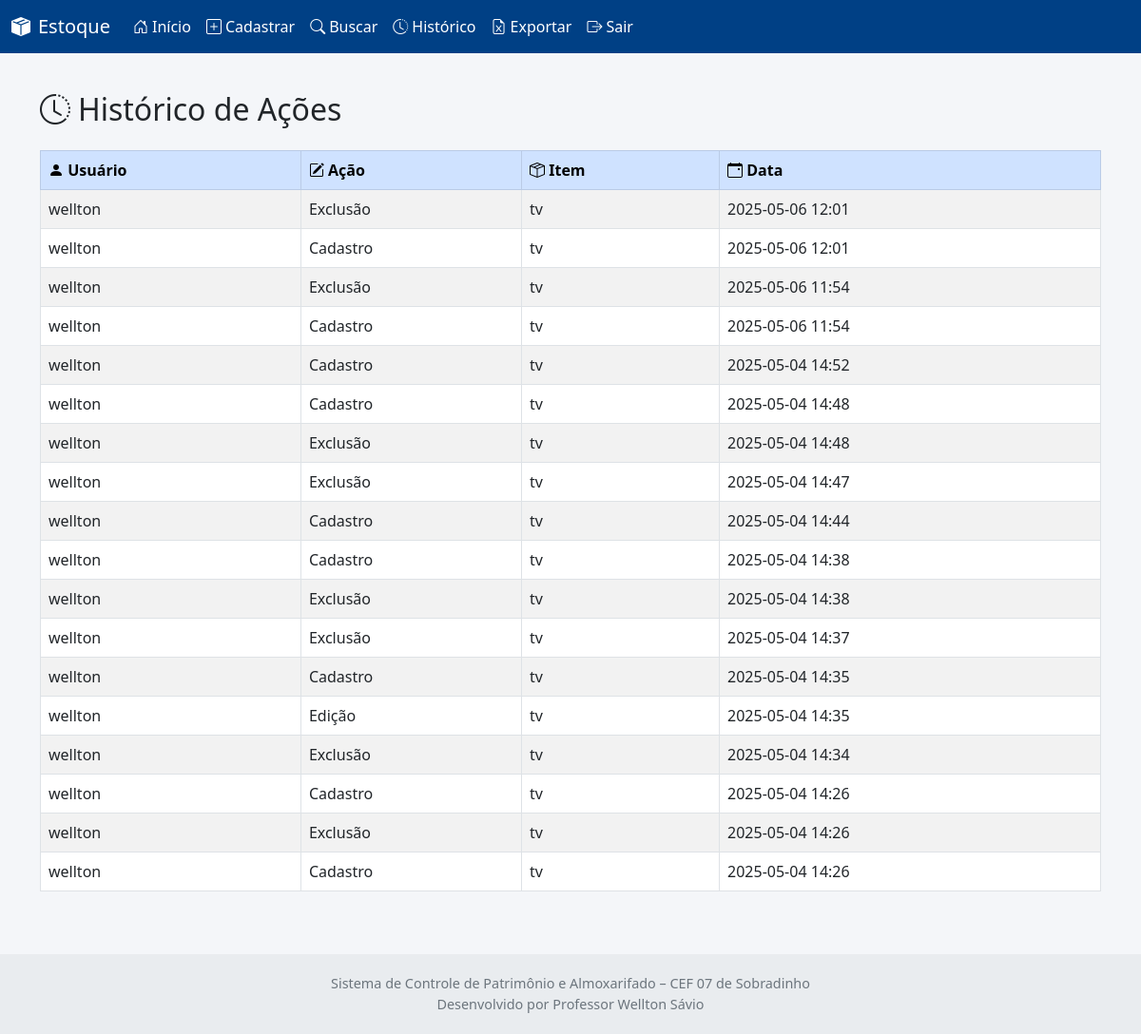
The page /historico (signed in) on the database its author committed.
### tables this page shows
CREATE TABLE historico (
                        id INTEGER PRIMARY KEY AUTOINCREMENT,
                        usuario TEXT,
                        acao TEXT,
                        item TEXT,
                        data TEXT);

### app.py (the view)
@app.route('/historico')
def historico():
    hist = obter_historico()
    return render_template('historico.html', historico=hist)

### app.py (called while the page is built)
def conectar():
    return sqlite3.connect('database.db', timeout=10)

@app.before_request
def proteger_rotas():
    rotas_livres = ['index', 'login', 'cadastro', 'static']
    if request.endpoint not in rotas_livres:
        if 'usuario' not in session and not session.get('moderador'):
            return redirect(url_for('login'))

def obter_historico():
    with conectar() as conn:
        cursor = conn.cursor()
        cursor.execute("SELECT * FROM historico ORDER BY data DESC")
        return cursor.fetchall()

### templates/historico.html (shortened to what this page needs)
{% extends 'base.html' %}
{% block content %}
<h2 class="mb-4">
  <i class="bi bi-clock-history me-2"></i>Histórico de Ações
</h2>
{% if historico %}
<div class="table-responsive">
  <table class="table table-striped table-hover table-bordered align-middle">
    <thead class="table-primary">
      <tr>
        <th scope="col"><i class="bi bi-person-fill"></i> Usuário</th>
        <th scope="col"><i class="bi bi-pencil-square"></i> Ação</th>
        <th scope="col"><i class="bi bi-box-seam"></i> Item</th>
        <th scope="col"><i class="bi bi-calendar-event"></i> Data</th>
      </tr>
    </thead>
    <tbody>
      {% for h in historico %}
      <tr>
        <td>{{ h[1] }}</td>
        <td>{{ h[2] }}</td>
        <td>{{ h[3] }}</td>
        <td>{{ h[4] }}</td>
      </tr>
      {% endfor %}
    </tbody>
  </table>
</div>
{% else %}
<div class="alert alert-info mt-4" role="alert">
  <i class="bi bi-info-circle-fill"></i> Nenhuma ação registrada no histórico até o momento.
</div>
{% endif %}
{% endblock %}

### templates/base.html (shortened to what this page needs)
<!DOCTYPE html>
<html lang="pt-br">
<head>
  <link href="https://cdn.jsdelivr.net/npm/bootstrap@5.3.0/dist/css/bootstrap.min.css" rel="stylesheet">
  <link href="https://cdn.jsdelivr.net/npm/bootstrap-icons@1.10.5/font/bootstrap-icons.css" rel="stylesheet">
</head>
<body>
  <nav class="navbar navbar-expand-lg mb-4">
    <div class="container-fluid">
      <a class="navbar-brand" href="/dashboard"><i class="bi bi-box-seam-fill me-2"></i>Estoque</a>
      <div class="collapse navbar-collapse" id="navbarNav">
        <ul class="navbar-nav me-auto mb-2 mb-lg-0">
          <li class="nav-item"><a class="nav-link" href="/dashboard"><i class="bi bi-house-door me-1"></i>Início</a></li>
          <li class="nav-item"><a class="nav-link" href="/cadastrar_item"><i class="bi bi-plus-square me-1"></i>Cadastrar</a></li>
          <li class="nav-item"><a class="nav-link" href="/buscar_item"><i class="bi bi-search me-1"></i>Buscar</a></li>
          <li class="nav-item"><a class="nav-link" href="/historico"><i class="bi bi-clock-history me-1"></i>Histórico</a></li>
          <li class="nav-item"><a class="nav-link" href="/exportar"><i class="bi bi-file-earmark-excel me-1"></i>Exportar</a></li>
          <li class="nav-item"><a class="nav-link" href="/logout"><i class="bi bi-box-arrow-right me-1"></i>Sair</a></li>
        </ul>
      </div>
    </div>
  </nav>
  <div class="container">
    {% block content %}{% endblock %}
  </div>
  <footer>
    Sistema de Controle de Patrimônio e Almoxarifado – CEF 07 de Sobradinho<br>
    Desenvolvido por Professor Wellton Sávio
  </footer>
</body>
</html>

### templates/base.html (style rules this page uses)
body { background-color: #f4f6f9; font-family: 'Segoe UI', Tahoma, Geneva, Verdana, sans-serif; }
.navbar { background-color: #004085 !important; }
.navbar .navbar-brand, .navbar .nav-link { color: #fff !important; }
.container { margin-top: 40px; }
footer { margin-top: 50px; padding: 20px 0; background-color: #e9ecef; text-align: center; font-size: 0.9rem; color: #6c757d; }

### rows shown on the page
historico: usuario "wellton", acao "Exclusão", item "tv", data "2025-05-06 12:01"
historico: usuario "wellton", acao "Cadastro", item "tv", data "2025-05-06 12:01"
historico: usuario "wellton", acao "Exclusão", item "tv", data "2025-05-06 11:54"
historico: usuario "wellton", acao "Cadastro", item "tv", data "2025-05-06 11:54"
historico: usuario "wellton", acao "Cadastro", item "tv", data "2025-05-04 14:52"
historico: usuario "wellton", acao "Cadastro", item "tv", data "2025-05-04 14:48"
historico: usuario "wellton", acao "Exclusão", item "tv", data "2025-05-04 14:48"
historico: usuario "wellton", acao "Exclusão", item "tv", data "2025-05-04 14:47"
historico: usuario "wellton", acao "Cadastro", item "tv", data "2025-05-04 14:44"
historico: usuario "wellton", acao "Cadastro", item "tv", data "2025-05-04 14:38"
historico: usuario "wellton", acao "Exclusão", item "tv", data "2025-05-04 14:38"
historico: usuario "wellton", acao "Exclusão", item "tv", data "2025-05-04 14:37"
historico: usuario "wellton", acao "Cadastro", item "tv", data "2025-05-04 14:35"
historico: usuario "wellton", acao "Edição", item "tv", data "2025-05-04 14:35"
historico: usuario "wellton", acao "Exclusão", item "tv", data "2025-05-04 14:34"
historico: usuario "wellton", acao "Cadastro", item "tv", data "2025-05-04 14:26"
historico: usuario "wellton", acao "Exclusão", item "tv", data "2025-05-04 14:26"
historico: usuario "wellton", acao "Cadastro", item "tv", data "2025-05-04 14:26"
